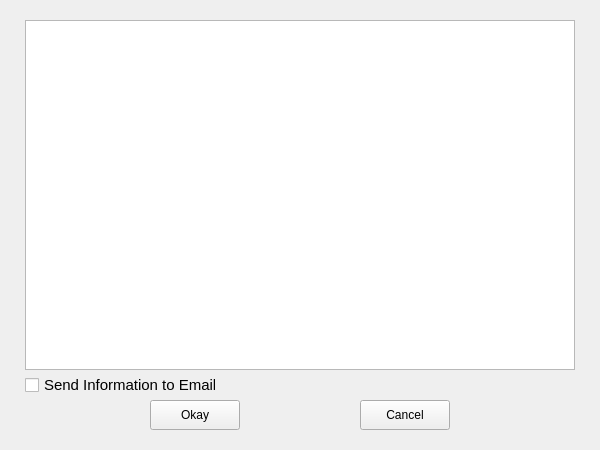
<?xml version="1.0" encoding="UTF-8"?>
<ui version="4.0">
 <class>Form</class>
 <widget class="QWidget" name="Form">
  <property name="geometry">
   <rect>
    <x>0</x>
    <y>0</y>
    <width>600</width>
    <height>450</height>
   </rect>
  </property>
  <property name="maximumSize">
   <size>
    <width>600</width>
    <height>450</height>
   </size>
  </property>
  <property name="windowTitle">
   <string>Form</string>
  </property>
  <widget class="QCheckBox" name="sendtoemail">
   <property name="geometry">
    <rect>
     <x>25</x>
     <y>375</y>
     <width>191</width>
     <height>20</height>
    </rect>
   </property>
   <property name="font">
    <font>
     <pointsize>11</pointsize>
    </font>
   </property>
   <property name="text">
    <string>Send Information to Email</string>
   </property>
  </widget>
  <widget class="QPushButton" name="okay_info">
   <property name="geometry">
    <rect>
     <x>150</x>
     <y>400</y>
     <width>90</width>
     <height>30</height>
    </rect>
   </property>
   <property name="text">
    <string>Okay</string>
   </property>
  </widget>
  <widget class="QPushButton" name="cancel_info">
   <property name="geometry">
    <rect>
     <x>360</x>
     <y>400</y>
     <width>90</width>
     <height>30</height>
    </rect>
   </property>
   <property name="text">
    <string>Cancel</string>
   </property>
  </widget>
  <widget class="QTextBrowser" name="info_of_student">
   <property name="geometry">
    <rect>
     <x>25</x>
     <y>20</y>
     <width>550</width>
     <height>350</height>
    </rect>
   </property>
  </widget>
 </widget>
 <resources/>
 <connections/>
</ui>
